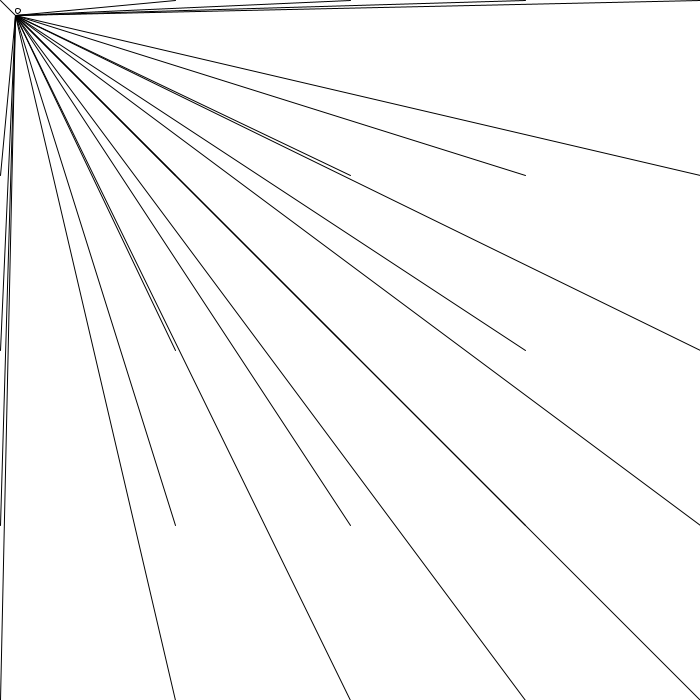
Frame 1 (no input)
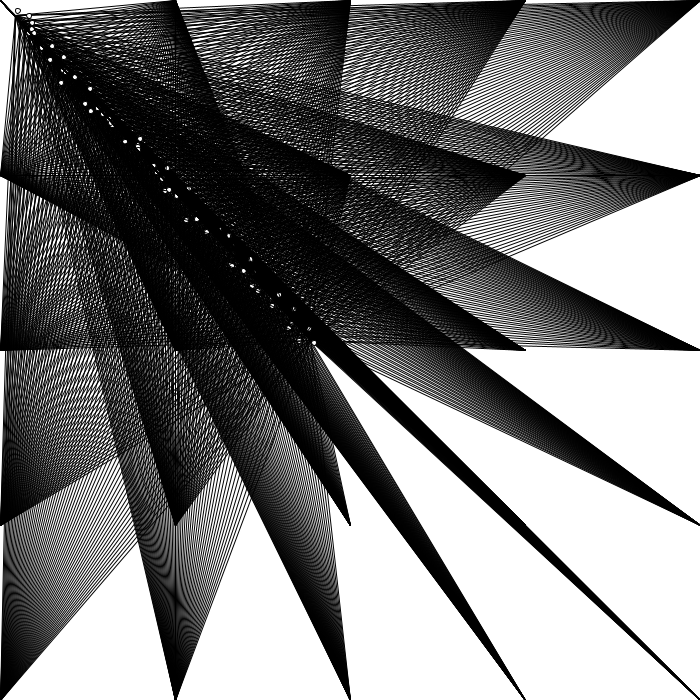
Frame 60 (the mouse pressed at the canvas centre just before this capture)
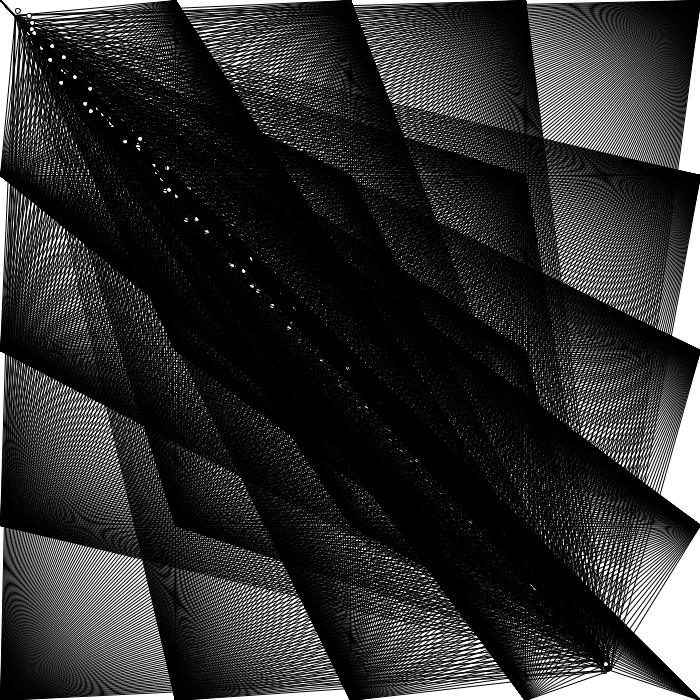
Frame 120 (the mouse held since frame 60 and released just before this capture)

The Processing sketch that drew these frames (run headless with seeded random() and noise(); from frame 60 on, the mouse is pressed at the canvas centre):

// Processing sketch: processing_20466
// ── processing_20466.pde

//Graham Strang HW week 3

float x;
float y;
float directionX;
float directionY;


void setup(){
  size(700, 700);
  smooth();
  background(255);
  frameRate(30);
  x = 10;                            // variable set
  y = 10;
  directionX = 5;
  directionY = 5.5;
 
  
}

void draw(){
 
 
 x += directionX;                  //setup of line vertex motion
 y += directionY;


 if (x > width){                   //color and direction changes
   directionX = -5;
   stroke(0, 0, 150, 100);
   fill(255,125,0,255);
 }
 if (y > height){
    directionY = -5.5;
    stroke(150, 0, 0, 100);
    fill(0, 255, 0, 255);
 }
 if (x <  0){
   directionX = 5;
   stroke(0, 150, 0, 100);
   fill(255, 0, 0, 255);
 }
 if (y < 0){
   directionY = 5.5;
   stroke(0, 0, 0, 100);
   fill(255, 255, 255, 255);
 }
 
 
 
  for (int i = 0; i <= width; i += width/4){      //lines
    for(int j = 0; j <= height; j += width/4){
      strokeWeight(1);
      line(i, j, x, y);
    }
  }
  ellipse(x+random(-10,10), y+random(-10,10),5,5);
}
